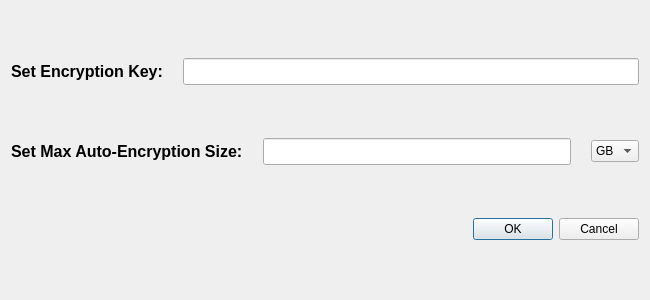
<?xml version="1.0" encoding="UTF-8"?>
<ui version="4.0">
 <class>Dialog</class>
 <widget class="QDialog" name="Dialog">
  <property name="windowModality">
   <enum>Qt::ApplicationModal</enum>
  </property>
  <property name="geometry">
   <rect>
    <x>0</x>
    <y>0</y>
    <width>650</width>
    <height>300</height>
   </rect>
  </property>
  <property name="minimumSize">
   <size>
    <width>650</width>
    <height>300</height>
   </size>
  </property>
  <property name="windowTitle">
   <string>Dialog</string>
  </property>
  <property name="windowIcon">
   <iconset>
    <normaloff>resources/syncOrSwimLogo.png</normaloff>resources/syncOrSwimLogo.png</iconset>
  </property>
  <property name="modal">
   <bool>true</bool>
  </property>
  <layout class="QVBoxLayout" name="verticalLayout">
   <item>
    <layout class="QHBoxLayout" name="topHorizontalLayout">
     <property name="spacing">
      <number>20</number>
     </property>
     <item>
      <widget class="QLabel" name="setEncryptionKeyLabel">
       <property name="font">
        <font>
         <pointsize>12</pointsize>
         <weight>75</weight>
         <bold>true</bold>
        </font>
       </property>
       <property name="text">
        <string>Set Encryption Key:</string>
       </property>
      </widget>
     </item>
     <item>
      <widget class="QLineEdit" name="encryptionKeyLineEdit">
       <property name="font">
        <font>
         <pointsize>12</pointsize>
        </font>
       </property>
      </widget>
     </item>
    </layout>
   </item>
   <item>
    <layout class="QHBoxLayout" name="bottomHorizontalLayout">
     <property name="spacing">
      <number>20</number>
     </property>
     <item>
      <widget class="QLabel" name="setMaxAutoEncryptSizeLabel">
       <property name="font">
        <font>
         <pointsize>12</pointsize>
         <weight>75</weight>
         <bold>true</bold>
        </font>
       </property>
       <property name="text">
        <string>Set Max Auto-Encryption Size:</string>
       </property>
      </widget>
     </item>
     <item>
      <widget class="QLineEdit" name="maxSizeLlineEdit">
       <property name="font">
        <font>
         <pointsize>12</pointsize>
        </font>
       </property>
      </widget>
     </item>
     <item>
      <widget class="QComboBox" name="sizeUnitcomboBox">
       <item>
        <property name="text">
         <string>GB</string>
        </property>
       </item>
       <item>
        <property name="text">
         <string>MB</string>
        </property>
       </item>
      </widget>
     </item>
    </layout>
   </item>
   <item>
    <widget class="QDialogButtonBox" name="buttonBox">
     <property name="orientation">
      <enum>Qt::Horizontal</enum>
     </property>
     <property name="standardButtons">
      <set>QDialogButtonBox::Cancel|QDialogButtonBox::Ok</set>
     </property>
    </widget>
   </item>
  </layout>
 </widget>
 <resources/>
 <connections>
  <connection>
   <sender>buttonBox</sender>
   <signal>accepted()</signal>
   <receiver>Dialog</receiver>
   <slot>accept()</slot>
   <hints>
    <hint type="sourcelabel">
     <x>248</x>
     <y>254</y>
    </hint>
    <hint type="destinationlabel">
     <x>157</x>
     <y>274</y>
    </hint>
   </hints>
  </connection>
  <connection>
   <sender>buttonBox</sender>
   <signal>rejected()</signal>
   <receiver>Dialog</receiver>
   <slot>reject()</slot>
   <hints>
    <hint type="sourcelabel">
     <x>316</x>
     <y>260</y>
    </hint>
    <hint type="destinationlabel">
     <x>286</x>
     <y>274</y>
    </hint>
   </hints>
  </connection>
 </connections>
</ui>
